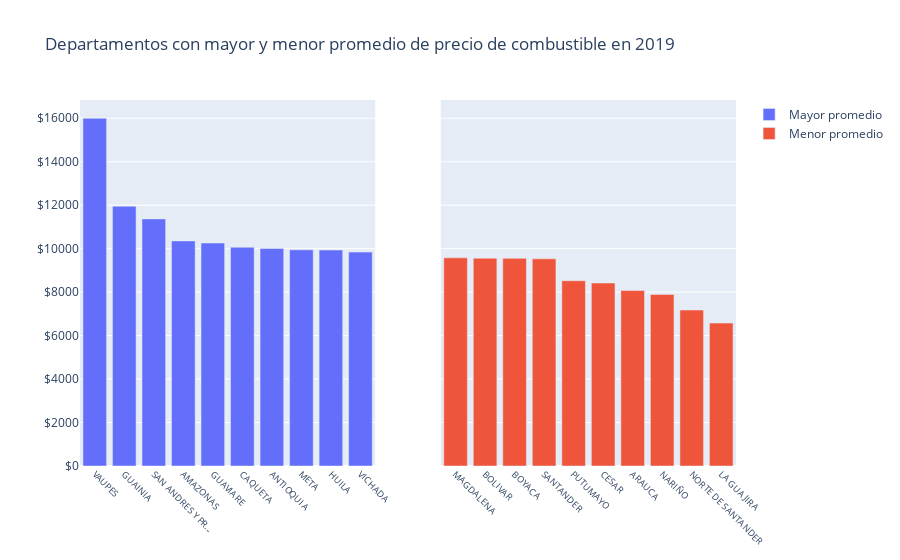
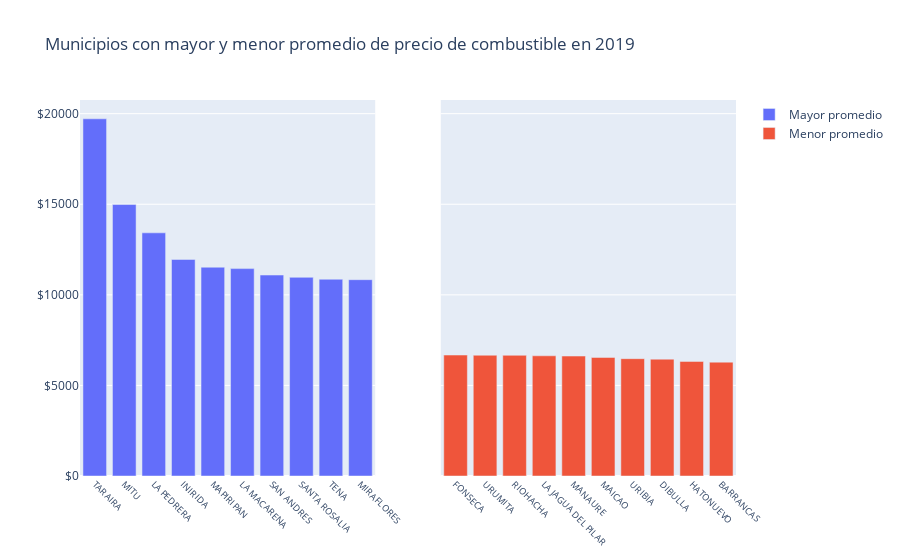
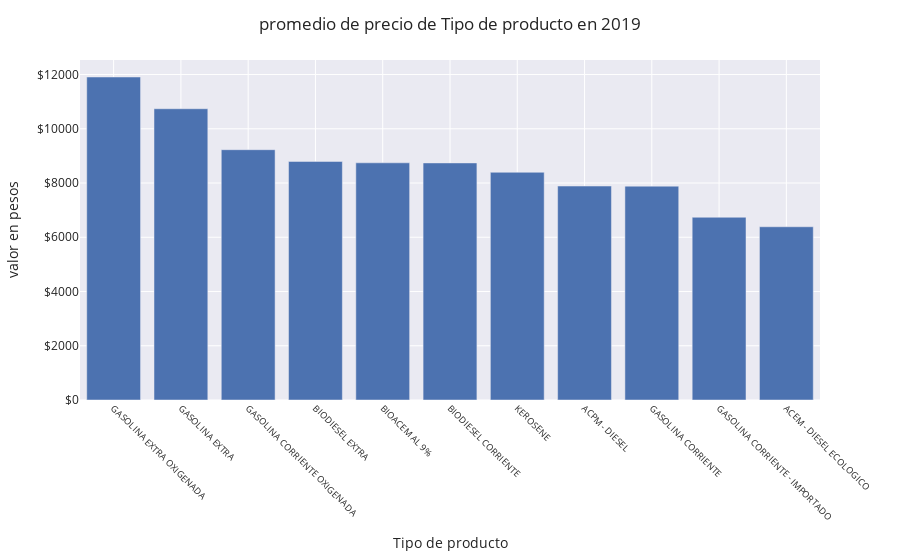

Notebook code for these charts, in order:
### Markdown cell above
---

## 3. Representación de los datos:

- se llama a la función anterior con los argumentos mencionados. Por lo que podemos observar y sacar conclusiónes en cuanto al promedio del precio del combustible en 2019 en los departamentos y municipios del país.

### Code cell
graficar_mayores_menores('NombreDepartamento',2019,'Departamentos')
graficar_mayores_menores('municipio',2019,'Municipios')
graficar_datos_ordenados('producto',2019,'Tipo de producto')

### Figure 1 — Plotly figure (JSON) as saved in the notebook; plotly's stock layout.template omitted (floating-point values rounded to 4 significant figures)
{"data": [{"name": "Mayor promedio", "type": "bar", "x": ["VAUPES", "GUAINIA", "SAN ANDRES Y PR...", "AMAZONAS", "GUAVIARE", "CAQUETA", "ANTIOQUIA", "META", "HUILA", "VICHADA"], "xaxis": "x", "y": ["15,998.61", "11,953.79", "11,368.18", "10,356.71", "10,258.56", "10,063.26", "10,008.61", "9,947.22", "9,938.14", "9,842.13"], "yaxis": "y"}, {"name": "Menor promedio", "type": "bar", "x": ["MAGDALENA", "BOLIVAR", "BOYACA", "SANTANDER", "PUTUMAYO", "CESAR", "ARAUCA", "NARIÑO", "NORTE DE SANTANDER", "LA GUAJIRA"], "xaxis": "x2", "y": ["9,578.79", "9,561.26", "9,556.07", "9,531.27", "8,524.47", "8,419.51", "8,072.61", "7,892.58", "7,175.12", "6,576.36"], "yaxis": "y2"}], "layout": {"autosize": true, "title": {"text": "Departamentos con mayor y menor promedio de precio de combustible en 2019"}, "xaxis": {"anchor": "y", "autorange": true, "domain": [0, 0.45], "range": [-0.5, 9.5], "tickangle": 45, "tickfont": {"size": 9}, "type": "category"}, "xaxis2": {"anchor": "y2", "autorange": true, "domain": [0.55, 1], "range": [-0.5, 9.5], "tickangle": 45, "tickfont": {"size": 9}, "type": "category"}, "yaxis": {"anchor": "x", "autorange": true, "domain": [0, 1], "range": [0, 16840.0], "tickformat": "$"}, "yaxis2": {"anchor": "x2", "autorange": true, "domain": [0, 1], "matches": "y", "range": [0, 16840.0], "showticklabels": false}}}

### Figure 2 — Plotly figure (JSON) as saved in the notebook; plotly's stock layout.template omitted (floating-point values rounded to 4 significant figures)
{"data": [{"name": "Mayor promedio", "type": "bar", "x": ["TARAIRA", "MITU", "LA PEDRERA", "INIRIDA", "MAPIRIPAN", "LA MACARENA", "SAN ANDRES", "SANTA ROSALIA", "TENA", "MIRAFLORES"], "xaxis": "x", "y": ["19,716.67", "14,984.59", "13,422.73", "11,953.79", "11,524.81", "11,447.35", "11,091.24", "10,966.67", "10,860.67", "10,836.24"], "yaxis": "y"}, {"name": "Menor promedio", "type": "bar", "x": ["FONSECA", "URUMITA", "RIOHACHA", "LA JAGUA DEL PILAR", "MANAURE", "MAICAO", "URIBIA", "DIBULLA", "HATONUEVO", "BARRANCAS"], "xaxis": "x2", "y": ["6,676.92", "6,666.90", "6,662.65", "6,634.52", "6,620.60", "6,545.06", "6,475.72", "6,449.38", "6,324.64", "6,284.13"], "yaxis": "y2"}], "layout": {"autosize": true, "title": {"text": "Municipios con mayor y menor promedio de precio de combustible en 2019"}, "xaxis": {"anchor": "y", "autorange": true, "domain": [0, 0.45], "range": [-0.5, 9.5], "tickangle": 45, "tickfont": {"size": 9}, "type": "category"}, "xaxis2": {"anchor": "y2", "autorange": true, "domain": [0.55, 1], "range": [-0.5, 9.5], "tickangle": 45, "tickfont": {"size": 9}, "type": "category"}, "yaxis": {"anchor": "x", "autorange": true, "domain": [0, 1], "range": [0, 20750.0], "tickformat": "$"}, "yaxis2": {"anchor": "x2", "autorange": true, "domain": [0, 1], "matches": "y", "range": [0, 20750.0], "showticklabels": false}}}

### Figure 3 — Plotly figure (JSON) as saved in the notebook; plotly's stock layout.template omitted (floating-point values rounded to 4 significant figures)
{"data": [{"alignmentgroup": "True", "hovertemplate": "x=%{x}<br>y=%{y}<extra></extra>", "legendgroup": "", "marker": {"color": "rgb(76,114,176)"}, "name": "", "offsetgroup": "", "orientation": "v", "showlegend": false, "textposition": "auto", "type": "bar", "x": ["GASOLINA EXTRA OXIGENADA", "GASOLINA EXTRA", "GASOLINA CORRIENTE OXIGENADA", "BIODIESEL EXTRA", "BIOACEM AL 9%", "BIODIESEL CORRIENTE", "KEROSENE", "ACPM - DIESEL", "GASOLINA CORRIENTE", "GASOLINA CORRIENTE - IMPORTADO", "ACEM - DIESEL ECOLOGICO"], "xaxis": "x", "y": ["11,909.56", "10,739.20", "9,229.40", "8,796.41", "8,745.63", "8,741.06", "8,397.43", "7,889.02", "7,885.55", "6,738.66", "6,388.17"], "yaxis": "y"}], "layout": {"autosize": true, "barmode": "relative", "legend": {"tracegroupgap": 0}, "margin": {"t": 60}, "title": {"text": "promedio de precio de Tipo de producto en 2019"}, "xaxis": {"anchor": "y", "autorange": true, "domain": [0, 1], "range": [-0.5, 10.5], "tickangle": 45, "tickfont": {"size": 9}, "title": {"text": "Tipo de producto"}, "type": "category"}, "yaxis": {"anchor": "x", "autorange": true, "domain": [0, 1], "range": [0, 12540.0], "tickformat": "$", "title": {"text": "valor en pesos"}}}}
